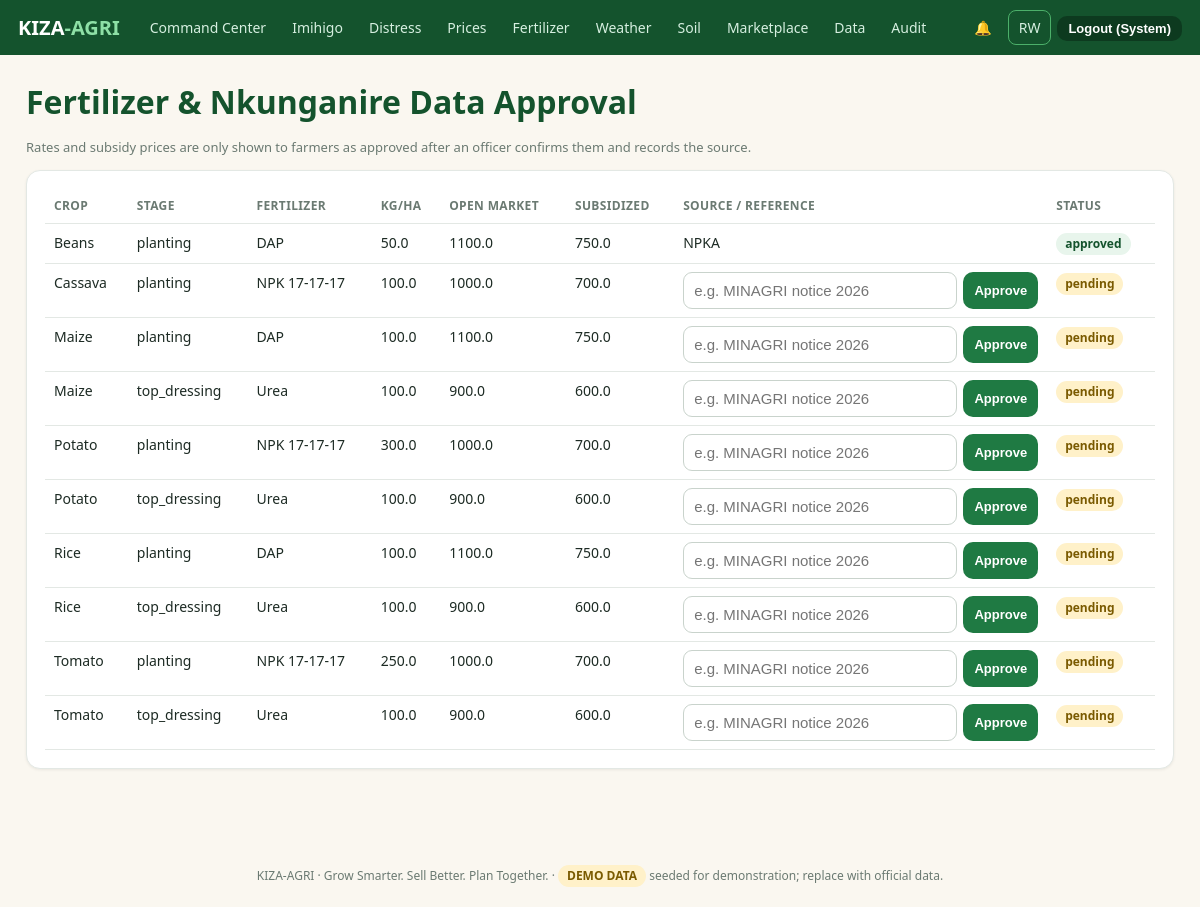
Screenshot of /rules (signed in) with the database file from the repository.
### tables this page shows
CREATE TABLE users(id INTEGER PRIMARY KEY, name TEXT NOT NULL, email TEXT UNIQUE NOT NULL, phone TEXT, pw_hash TEXT NOT NULL,
  role TEXT NOT NULL CHECK(role IN ('farmer','buyer','extension','government','admin')), district TEXT, sector TEXT, lang TEXT DEFAULT 'en',
  status TEXT DEFAULT 'active', created_at TEXT DEFAULT CURRENT_TIMESTAMP);

CREATE TABLE fertilizer_subsidies(id INTEGER PRIMARY KEY, crop TEXT REFERENCES crops(name), stage TEXT, fertilizer_type TEXT, kg_per_ha REAL,
  market_price_per_kg REAL, subsidized_price_per_kg REAL, source TEXT, approval TEXT DEFAULT 'pending', approved_by INTEGER REFERENCES users(id), effective_date TEXT);

### app.py (the view)
@app.route("/rules", methods=["GET", "POST"])
@need("extension", "government", "admin")
def rules_page():
    if request.method == "POST" and request.form.get("id"):
        X("UPDATE fertilizer_subsidies SET approval='approved', approved_by=?, source=? WHERE id=?",
          (g.user["id"], (request.form.get("source") or "Approved by officer")[:160], request.form["id"]))
        audit("subsidy.approve", request.form["id"])
        flash("Approved.", "ok")
        return redirect("/rules")
    return render_template("rules.html", rs=Q("SELECT * FROM fertilizer_subsidies ORDER BY crop, stage"))

### app.py (called while the page is built)
def _c():
    if "db" not in g: g.db = db.conn()
    return g.db

def Q(sql, a=()): return [dict(r) for r in _c().execute(sql, a).fetchall()]

def Q1(sql, a=()): r = _c().execute(sql, a).fetchone(); return dict(r) if r else None

@app.teardown_appcontext
def _close(e):
    if "db" in g: g.db.close()

def me(): return Q1("SELECT * FROM users WHERE id=?", (session["uid"],)) if session.get("uid") else None

def need(*roles):
    def deco(f):
        @wraps(f)
        def w(*a, **k):
            u = me()
            if not u or u["status"] != "active": session.clear(); return redirect("/login")
            if roles and u["role"] not in roles: abort(403)
            g.user = u; return f(*a, **k)
        return w
    return deco

@app.before_request
def csrf():
    if "csrf" not in session: session["csrf"] = secrets.token_hex(16)
    if request.method == "POST" and request.form.get("_csrf") != session["csrf"]:
        flash("Your page expired. Please try again.", "err")
        return redirect(request.path if request.path in ("/login", "/register") else (request.referrer or "/login"))

def tr(k): return RW.get(k, k) if session.get("lang") == "rw" else k

@app.context_processor
def ctx():
    u = me()
    n = Q1("SELECT COUNT(*) c FROM notifications WHERE user_id=? AND is_read=0", (u["id"],))["c"] if u else 0
    demo = bool(Q1("SELECT 1 x FROM market_prices WHERE source LIKE '%DEMO%' LIMIT 1") or
                Q1("SELECT 1 x FROM weather WHERE is_demo=1 LIMIT 1") or
                Q1("SELECT 1 x FROM soil_profiles WHERE is_demo=1 LIMIT 1"))
    return {"is_demo": demo, "user": u, "unread": n, "today": TODAY(), "t": tr, "lang": session.get("lang", "en"), "homes": HOME}

### db.py (called while the page is built)
def conn():
    c = sqlite3.connect(DB)
    c.row_factory = sqlite3.Row
    c.execute("PRAGMA foreign_keys=ON")
    return c

### templates/rules.html
{% extends 'base.html' %}{% block body %}<h1>Fertilizer &amp; Nkunganire Data Approval</h1><p class="mut">Rates and subsidy prices are only shown to farmers as approved after an officer confirms them and records the source.</p>
<div class="card tw"><table><tr><th>Crop</th><th>Stage</th><th>Fertilizer</th><th>kg/ha</th><th>Open market</th><th>Subsidized</th><th>Source / reference</th><th>Status</th></tr>{% for r in rs %}<tr><td>{{r.crop}}</td><td>{{r.stage}}</td><td>{{r.fertilizer_type}}</td><td>{{r.kg_per_ha}}</td><td>{{ r.market_price_per_kg or '–' }}</td><td>{{ r.subsidized_price_per_kg or '–' }}</td>
<td>{% if r.approval!='approved' %}<form method="post" style="display:flex;gap:6px">{{ csrf_input() }}<input type="hidden" name="id" value="{{r.id}}"><input name="source" placeholder="e.g. MINAGRI notice 2026" required><button class="sm">Approve</button></form>{% else %}{{r.source}}{% endif %}</td><td><span class="tag {{ '' if r.approval=='approved' else 'demo' }}">{{r.approval}}</span></td></tr>{% else %}<tr><td colspan="8" class="mut">Nothing loaded yet. An administrator can upload it on the Data page.</td></tr>{% endfor %}</table></div>{% endblock %}

### templates/base.html (shortened to what this page needs)
<!doctype html><html lang="en"><head><link rel="stylesheet" href="/static/style.css"></head><body>
<nav><a class="brand" href="/">KIZA<b>-AGRI</b></a>
{% if user %}{% set r = user.role %}
{% if r in ('extension','government','admin') %}<a class="l" href="/gov">{{ t('Command Center') }}</a><a class="l" href="/imihigo">Imihigo</a><a class="l" href="/distress/inbox">Distress</a><a class="l" href="/prices">{{ t('Prices') }}</a><a class="l" href="/rules">{{ t('Fertilizer') }}</a><a class="l" href="/weather">{{ t('Weather') }}</a><a class="l" href="/soil">{{ t('Soil') }}</a><a class="l" href="/market">{{ t('Marketplace') }}</a>{% endif %}
{% if r in ('government','admin') %}<a class="l" href="/admin/data">{{ t('Data') }}</a>{% endif %}{% if r=='admin' %}<a class="l" href="/audit">Audit</a>{% endif %}
<a class="l" href="/notifications">🔔{% if unread %} <span class="badge">{{unread}}</span>{% endif %}</a>
<a class="l" href="/lang/{{ 'en' if lang=='rw' else 'rw' }}" style="border:1px solid #4cb06a">{{ 'EN' if lang=='rw' else 'RW' }}</a>
<form method="post" action="/logout">{{ csrf_input() }}<button class="sm" style="background:#0d3a1f">{{ t('Logout') }} ({{ user.name.split()[0] }})</button></form>
{% else %}<span class="sp"></span><a class="l" href="/lang/{{ 'en' if lang=='rw' else 'rw' }}">{{ 'EN' if lang=='rw' else 'RW' }}</a><a class="l" href="/login">{{ t('Login') }}</a><a class="btn sm" href="/register">{{ t('Register') }}</a>{% endif %}</nav>
<main>{% for c,m in get_flashed_messages(with_categories=true) %}<div class="flash {{c}}">{{m}}</div>{% endfor %}{% block body %}{% endblock %}</main>
<footer>KIZA-AGRI · Grow Smarter. Sell Better. Plan Together. · {% if is_demo %}<span class="tag demo">DEMO DATA</span> seeded for demonstration; replace with official data.{% else %}Data loaded by administrators from official sources.{% endif %}</footer></body></html>

### static/style.css (style rules this page uses)
:root { --g1:#14532d;--g2:#1f7a43;--g3:#4cb06a;--g4:#e8f5ec;--earth:#8a5a2b;--sand:#faf7f0;--ink:#1d2b24;--mut:#6b7a72;--warn:#e6a118;--bad:#d64545;--ok:#2e9e5b;--line:#e3e8e4 }
* { box-sizing:border-box }
body { margin:0;font:16px/1.5 system-ui,Segoe UI,Roboto,sans-serif;color:var(--ink);background:var(--sand) }
a { color:var(--g2) }
h1,h2,h3 { line-height:1.2;margin:.2em 0 .5em;color:var(--g1) }
nav { background:var(--g1);color:#fff;display:flex;align-items:center;gap:6px;padding:10px 18px;flex-wrap:wrap;position:sticky;top:0;z-index:5 }
nav .brand { font-weight:800;font-size:20px;color:#fff;text-decoration:none;margin-right:14px }
nav .brand b { color:#8ee0a6 }
nav a.l { color:#d6efe0;text-decoration:none;padding:6px 10px;border-radius:8px;font-size:14px }
nav form { display:inline }
main { max-width:1180px;margin:0 auto;padding:22px 16px 60px }
.card { background:#fff;border:1px solid var(--line);border-radius:14px;padding:18px;margin-bottom:16px;box-shadow:0 1px 3px #0001 }
.btn,button { background:var(--g2);color:#fff;border:0;border-radius:10px;padding:9px 16px;font-size:15px;cursor:pointer;text-decoration:none;display:inline-block;font-weight:600 }
.btn.sm,button.sm { padding:5px 11px;font-size:13px }
input,select { padding:9px 10px;border:1px solid #c9d3cc;border-radius:9px;font-size:15px;width:100%;background:#fff }
table { width:100%;border-collapse:collapse;font-size:14px }
th,td { padding:8px 9px;border-bottom:1px solid var(--line);text-align:left;vertical-align:top }
th { color:var(--mut);font-size:12px;text-transform:uppercase;letter-spacing:.03em }
.tw { overflow-x:auto }
.tag { display:inline-block;padding:2px 9px;border-radius:99px;font-size:12px;font-weight:700;background:var(--g4);color:var(--g1) }
.tag.demo { background:#fff1c9;color:#7a5a00 }
.mut { color:var(--mut);font-size:13px }
footer { text-align:center;color:var(--mut);font-size:12px;padding:20px }

### rows the page displays
users: name "System"
fertilizer_subsidies: crop "Beans", stage "planting", fertilizer_type "DAP", kg_per_ha "50.0", market_price_per_kg "1100.0", subsidized_price_per_kg "750.0", source "NPKA", approval "approved"
fertilizer_subsidies: crop "Cassava", stage "planting", fertilizer_type "NPK 17-17-17", kg_per_ha "100.0", market_price_per_kg "1000.0", subsidized_price_per_kg "700.0", approval "pending"
fertilizer_subsidies: crop "Maize", stage "planting", fertilizer_type "DAP", kg_per_ha "100.0", market_price_per_kg "1100.0", subsidized_price_per_kg "750.0", approval "pending"
fertilizer_subsidies: crop "Maize", stage "top_dressing", fertilizer_type "Urea", kg_per_ha "100.0", market_price_per_kg "900.0", subsidized_price_per_kg "600.0", approval "pending"
fertilizer_subsidies: crop "Potato", stage "planting", fertilizer_type "NPK 17-17-17", kg_per_ha "300.0", market_price_per_kg "1000.0", subsidized_price_per_kg "700.0", approval "pending"
fertilizer_subsidies: crop "Potato", stage "top_dressing", fertilizer_type "Urea", kg_per_ha "100.0", market_price_per_kg "900.0", subsidized_price_per_kg "600.0", approval "pending"
fertilizer_subsidies: crop "Rice", stage "planting", fertilizer_type "DAP", kg_per_ha "100.0", market_price_per_kg "1100.0", subsidized_price_per_kg "750.0", approval "pending"
fertilizer_subsidies: crop "Rice", stage "top_dressing", fertilizer_type "Urea", kg_per_ha "100.0", market_price_per_kg "900.0", subsidized_price_per_kg "600.0", approval "pending"
fertilizer_subsidies: crop "Tomato", stage "planting", fertilizer_type "NPK 17-17-17", kg_per_ha "250.0", market_price_per_kg "1000.0", subsidized_price_per_kg "700.0", approval "pending"
fertilizer_subsidies: crop "Tomato", stage "top_dressing", fertilizer_type "Urea", kg_per_ha "100.0", market_price_per_kg "900.0", subsidized_price_per_kg "600.0", approval "pending"

### other values shown
{{ t('Command Center') }} "Command Center"
{{ t('Prices') }} "Prices"
{{ t('Fertilizer') }} "Fertilizer"
{{ t('Weather') }} "Weather"
{{ t('Soil') }} "Soil"
{{ t('Marketplace') }} "Marketplace"
{{ t('Data') }} "Data"
{{ 'EN' if lang=='rw' else 'RW' }} "RW"
{{ t('Logout') }} "Logout"
